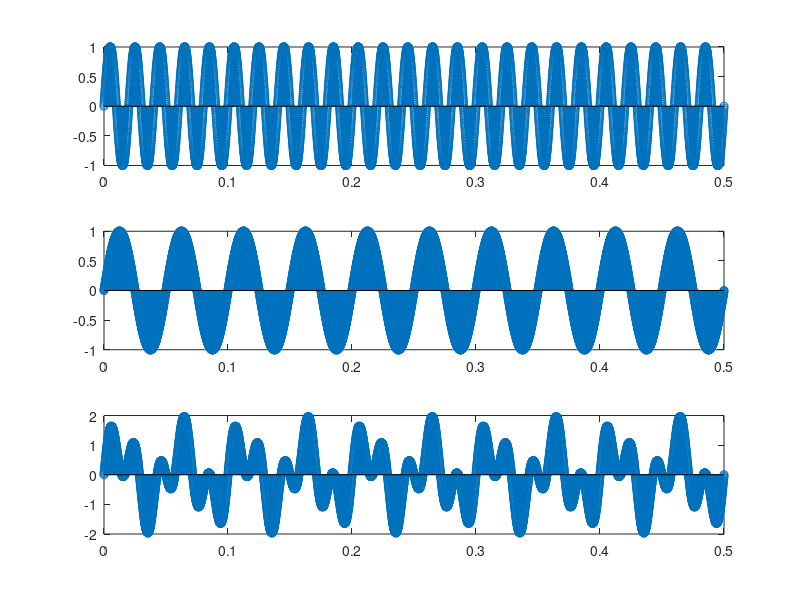

Write MATLAB code to recreate this figure.
%t = input ('t');
%f  = input ('f');
%a = input('a');
%p = input('p');
clc;
clear;
f1 = 50;
a1 = 1;
p = 0;
t = 0:.0001:.5;
y1 = a1*sin(2*pi*f1*t + p);
f2 = 20;
a2 = 1;
y2 = a2*sin(2*pi*f2*t + p);
subplot(3, 1, 1);
stem(t,y1);
subplot(3, 1, 2);
stem(t, y2);
y3 = y1 + y2;
subplot(3, 1, 3);
stem(t, y3);